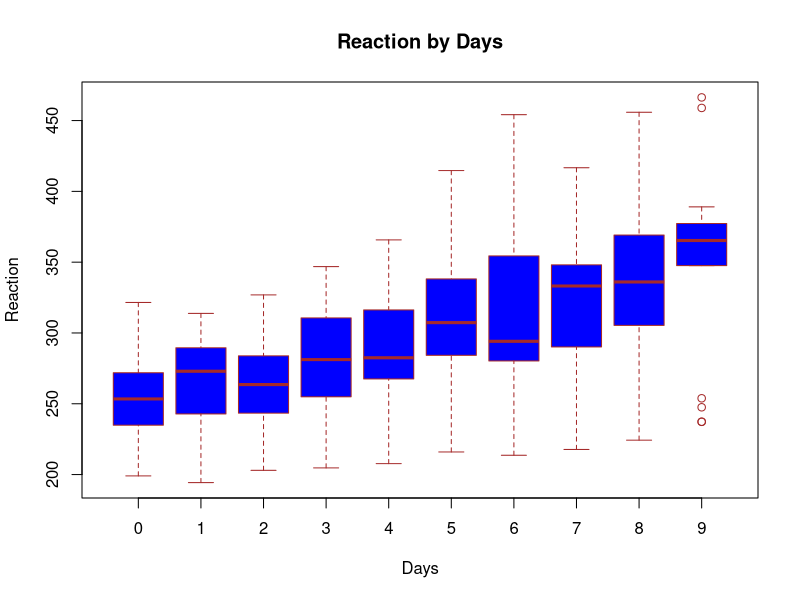
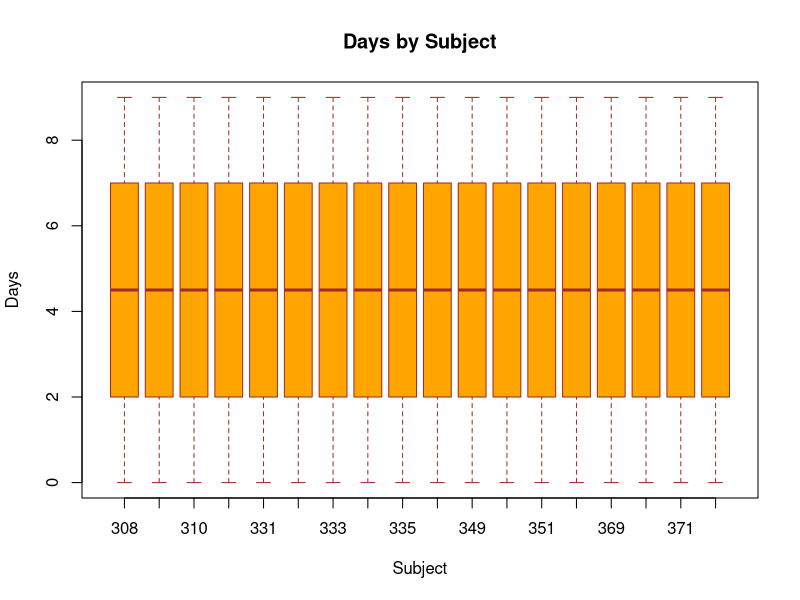

Recreate these plots in R, in order.
## ---- chunk 1
require(lme4)
boxplot(Reaction~Days, data=sleepstudy, main="Reaction by Days", xlab="Days", ylab="Reaction", col="blue", border="brown" )
## ---- chunk 2
l <- lm(Reaction ~ Days, sleepstudy)
s <- summary(l)
s
names(s)
class(s)
round(sqrt(s$fstatistic[1]),3)
## ---- chunk 3
boxplot(Days~Subject, data=sleepstudy, main="Days by Subject", xlab="Subject", ylab="Days", col="orange", border="brown" )
## ---- chunk 4
f <- lmer(Reaction ~ Days + (Days | Subject), sleepstudy)
s <- summary(f)
s
names(s)
class(with(s,coefficients))
t <- with(s,coefficients)[,3]
p <- 2*(pnorm(-abs(t)))
p
